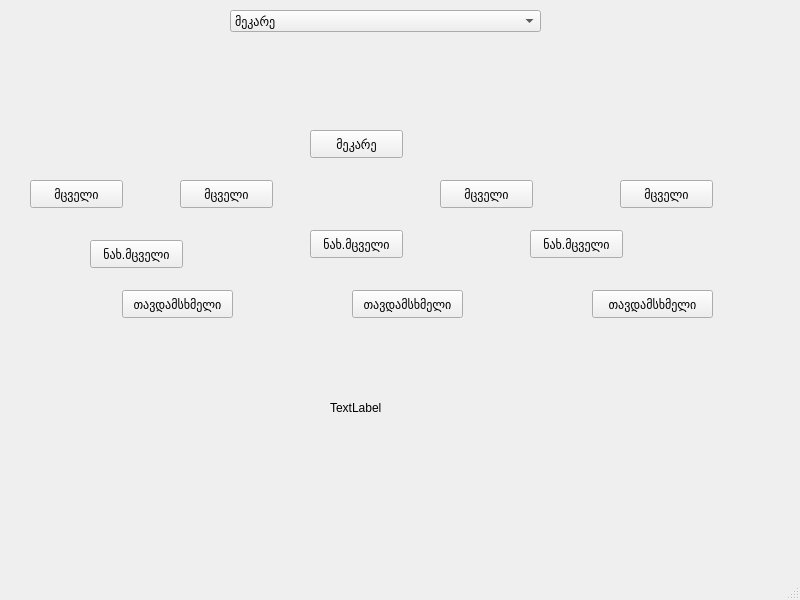
<?xml version="1.0" encoding="UTF-8"?>
<ui version="4.0">
 <class>MainWindow</class>
 <widget class="QMainWindow" name="MainWindow">
  <property name="geometry">
   <rect>
    <x>0</x>
    <y>0</y>
    <width>800</width>
    <height>600</height>
   </rect>
  </property>
  <property name="windowTitle">
   <string>MainWindow</string>
  </property>
  <widget class="QWidget" name="centralwidget">
   <widget class="QPushButton" name="pushButton">
    <property name="geometry">
     <rect>
      <x>310</x>
      <y>130</y>
      <width>93</width>
      <height>28</height>
     </rect>
    </property>
    <property name="text">
     <string>მეკარე</string>
    </property>
   </widget>
   <widget class="QPushButton" name="pushButton_2">
    <property name="geometry">
     <rect>
      <x>30</x>
      <y>180</y>
      <width>93</width>
      <height>28</height>
     </rect>
    </property>
    <property name="text">
     <string>მცველი</string>
    </property>
   </widget>
   <widget class="QPushButton" name="pushButton_3">
    <property name="geometry">
     <rect>
      <x>180</x>
      <y>180</y>
      <width>93</width>
      <height>28</height>
     </rect>
    </property>
    <property name="text">
     <string>მცველი</string>
    </property>
   </widget>
   <widget class="QPushButton" name="pushButton_4">
    <property name="geometry">
     <rect>
      <x>440</x>
      <y>180</y>
      <width>93</width>
      <height>28</height>
     </rect>
    </property>
    <property name="text">
     <string>მცველი</string>
    </property>
   </widget>
   <widget class="QPushButton" name="pushButton_5">
    <property name="geometry">
     <rect>
      <x>620</x>
      <y>180</y>
      <width>93</width>
      <height>28</height>
     </rect>
    </property>
    <property name="text">
     <string>მცველი</string>
    </property>
   </widget>
   <widget class="QPushButton" name="pushButton_6">
    <property name="geometry">
     <rect>
      <x>90</x>
      <y>240</y>
      <width>93</width>
      <height>28</height>
     </rect>
    </property>
    <property name="text">
     <string>ნახ.მცველი</string>
    </property>
   </widget>
   <widget class="QPushButton" name="pushButton_7">
    <property name="geometry">
     <rect>
      <x>310</x>
      <y>230</y>
      <width>93</width>
      <height>28</height>
     </rect>
    </property>
    <property name="text">
     <string>ნახ.მცველი</string>
    </property>
   </widget>
   <widget class="QPushButton" name="pushButton_8">
    <property name="geometry">
     <rect>
      <x>530</x>
      <y>230</y>
      <width>93</width>
      <height>28</height>
     </rect>
    </property>
    <property name="text">
     <string>ნახ.მცველი</string>
    </property>
   </widget>
   <widget class="QPushButton" name="pushButton_9">
    <property name="geometry">
     <rect>
      <x>122</x>
      <y>290</y>
      <width>111</width>
      <height>28</height>
     </rect>
    </property>
    <property name="text">
     <string>თავდამსხმელი</string>
    </property>
   </widget>
   <widget class="QPushButton" name="pushButton_10">
    <property name="geometry">
     <rect>
      <x>352</x>
      <y>290</y>
      <width>111</width>
      <height>28</height>
     </rect>
    </property>
    <property name="text">
     <string>თავდამსხმელი</string>
    </property>
   </widget>
   <widget class="QPushButton" name="pushButton_11">
    <property name="geometry">
     <rect>
      <x>592</x>
      <y>290</y>
      <width>121</width>
      <height>28</height>
     </rect>
    </property>
    <property name="text">
     <string>თავდამსხმელი</string>
    </property>
   </widget>
   <widget class="QLabel" name="players_label">
    <property name="geometry">
     <rect>
      <x>330</x>
      <y>400</y>
      <width>55</width>
      <height>16</height>
     </rect>
    </property>
    <property name="text">
     <string>TextLabel</string>
    </property>
   </widget>
   <widget class="QComboBox" name="position_combo">
    <property name="geometry">
     <rect>
      <x>230</x>
      <y>10</y>
      <width>311</width>
      <height>22</height>
     </rect>
    </property>
    <item>
     <property name="text">
      <string>მეკარე</string>
     </property>
    </item>
    <item>
     <property name="text">
      <string>მცველი</string>
     </property>
    </item>
    <item>
     <property name="text">
      <string>ნახ.მცველი</string>
     </property>
    </item>
    <item>
     <property name="text">
      <string>თავდამსხმელი</string>
     </property>
    </item>
   </widget>
   <widget class="QWidget" name="widget" native="true">
    <property name="geometry">
     <rect>
      <x>500</x>
      <y>60</y>
      <width>120</width>
      <height>80</height>
     </rect>
    </property>
   </widget>
  </widget>
  <widget class="QMenuBar" name="menubar">
   <property name="geometry">
    <rect>
     <x>0</x>
     <y>0</y>
     <width>800</width>
     <height>26</height>
    </rect>
   </property>
  </widget>
  <widget class="QStatusBar" name="statusbar"/>
 </widget>
 <resources/>
 <connections/>
</ui>
